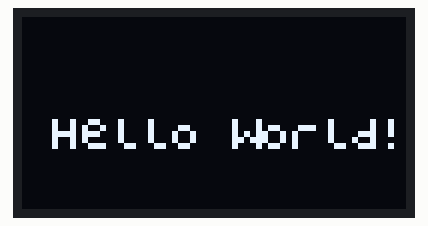
This program was run on a simulated BBC micro:bit (MakeCode). On the bench: 128×64 one-colour display.

Above: at 0.2 s.
At 5.4 s:
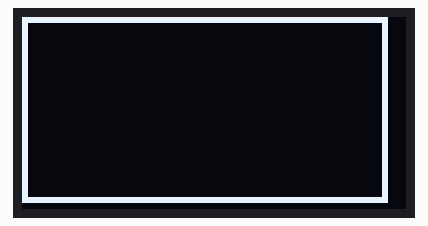

Measured:
- what the display in image 0 shows lasts 5.1 s, from 0.2 s to 5.3 s

The program:

main.ts
```typescript
OLED12864_I2C.init(60)
OLED12864_I2C.clear()
basic.forever(function () {
    OLED12864_I2C.showString(
    1,
    2,
    "Hello World!",
    1
    )
    basic.pause(5000)
    OLED12864_I2C.clear()
    OLED12864_I2C.rect(
    0,
    0,
    60,
    30,
    1
    )
    basic.pause(5000)
    OLED12864_I2C.clear()
})
```

test.ts
```typescript
// 在這裡測試；當此封包作為擴充功能時，將不會編譯此內容。
```
